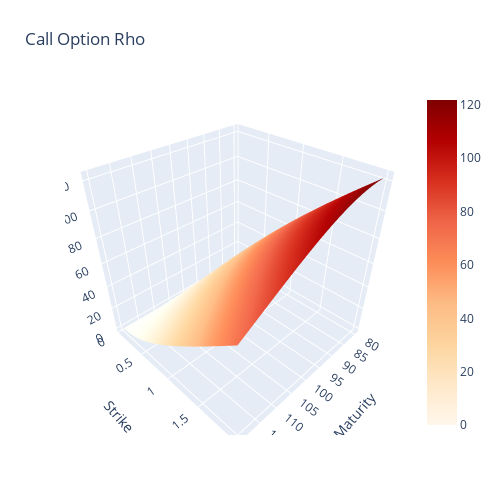

Notebook code cell kept with this figure:
### Code cell
fig = go.Figure(data=[go.Surface(z=Rh, x=T, y=K, colorscale="OrRd")])
fig.update_layout(title='Call Option Rho', autosize=False,
                  width=500, height=500,
                  margin=dict(l=65, r=50, b=65, t=90),
                  scene=dict(xaxis_title='Maturity',
                             yaxis_title='Strike',
                             zaxis_title='Option Rho'))
fig.show()

### Figure 1 — Plotly figure (JSON) as saved in the notebook; plotly's stock layout.template omitted (floating-point values rounded to 4 significant figures; data arrays with more than 128 entries replaced by an {"elided": "..."} marker saying what was removed)
{"data": [{"colorscale": [[0, "rgb(255,247,236)"], [0.125, "rgb(254,232,200)"], [0.25, "rgb(253,212,158)"], [0.375, "rgb(253,187,132)"], [0.5, "rgb(252,141,89)"], [0.625, "rgb(239,101,72)"], [0.75, "rgb(215,48,31)"], [0.875, "rgb(179,0,0)"], [1, "rgb(127,0,0)"]], "type": "surface", "x": {"elided": "20x20 float values"}, "y": {"elided": "20x20 float values"}, "z": {"elided": "20x20 float values"}}], "layout": {"autosize": false, "height": 500, "margin": {"b": 65, "l": 65, "r": 50, "t": 90}, "scene": {"xaxis": {"title": {"text": "Maturity"}}, "yaxis": {"title": {"text": "Strike"}}, "zaxis": {"title": {"text": "Option Rho"}}}, "title": {"text": "Call Option Rho"}, "width": 500}}
